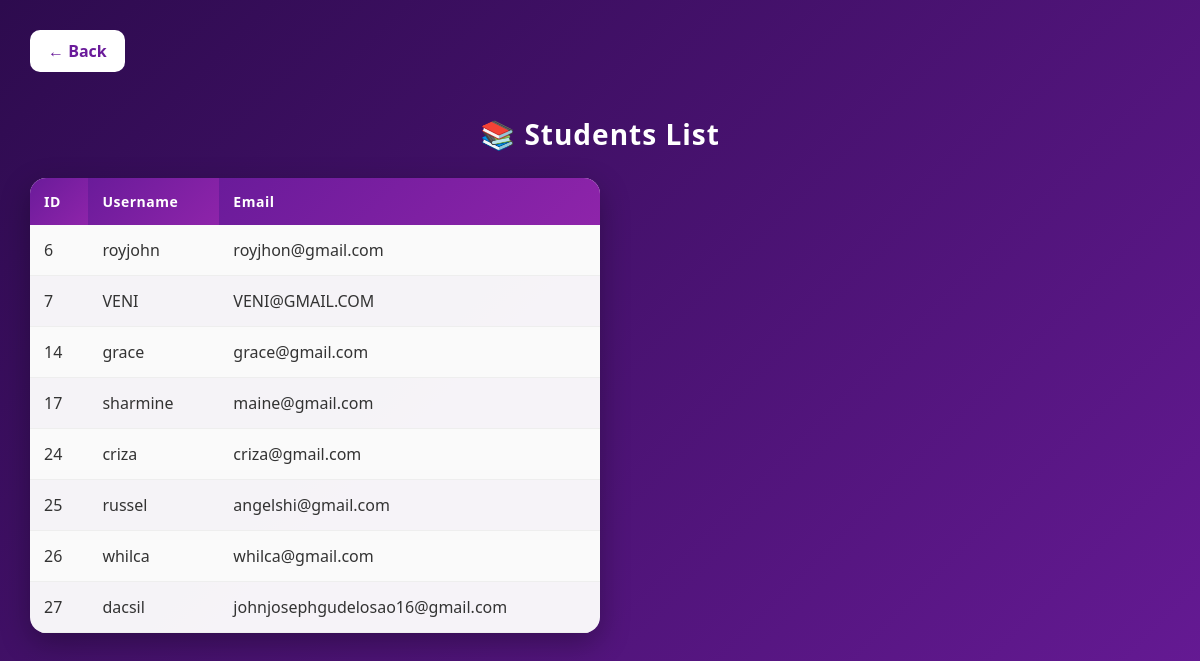
The app's page /librarian/student_name.php (signed in) with its own data.
### tables this page shows
CREATE TABLE `users` (
  `id` int(11) NOT NULL,
  `username` varchar(50) DEFAULT NULL,
  `email` varchar(100) NOT NULL,
  `password` varchar(50) DEFAULT NULL,
  `role` varchar(50) NOT NULL DEFAULT 'user',
  `gender` enum('male','female','other') DEFAULT NULL,
  `roles` varchar(50) NOT NULL,
  `profile_pic` varchar(255) DEFAULT 'default.png'
);

### librarian/student_name.php (the view, shortened to what this page needs)
<?php
include("../db.php");
$result = $conn->query("SELECT id, username, email FROM users WHERE role='student'");
?>
<!DOCTYPE html>
<html lang="en">
<head>
</head>
<body>
<a class="back" href="librarian_dashboard.php">← Back</a>
<h2>📚 Students List</h2>
<table>
<tr>
    <th>ID</th>
    <th>Username</th>
    <th>Email</th>
</tr>
<?php
if($result->num_rows > 0){
    while($row = $result->fetch_assoc()){
        echo "<tr>
                <td>".$row['id']."</td>
                <td>".$row['username']."</td>
                <td>".$row['email']."</td>
              </tr>";
    }
} else {
    echo "<tr><td colspan='3'>No students found</td></tr>";
}
?>
</table>
</body>
</html>

### librarian/student_name.php (style rules this page uses)
body { font-family: 'Segoe UI', sans-serif; margin: 0; padding: 30px; min-height: 100vh; background: linear-gradient(135deg, #2d0b4e, #6a1b9a); color: white; }
h2 { text-align: center; font-size: 28px; margin-bottom: 25px; letter-spacing: 1px; }
.back { display: inline-block; margin-bottom: 20px; padding: 10px 18px; background: white; color: #6a1b9a; text-decoration: none; border-radius: 10px; font-weight: 600; transition: 0.3s; }
table { width: 50%; border-collapse: separate; border-spacing: 0; background: rgba(255,255,255,0.95); color: #333; border-radius: 16px; overflow: hidden; box-shadow: 0 10px 30px rgba(0,0,0,0.3); }
th { background: linear-gradient(135deg, #6a1b9a, #8e24aa); color: white; padding: 14px; text-align: left; font-size: 14px; letter-spacing: 0.5px; }
td { padding: 14px; border-bottom: 1px solid #eee; }
tr { transition: 0.2s ease; }
tr:nth-child(even) { background: #fafafa; }

### records on screen
users: id "6", username "royjohn", email "royjhon@gmail.com"
users: id "7", username "VENI", email "VENI@GMAIL.COM"
users: id "14", username "grace", email "grace@gmail.com"
users: id "17", username "sharmine", email "maine@gmail.com"
users: id "24", username "criza", email "criza@gmail.com"
users: id "25", username "russel", email "angelshi@gmail.com"
users: id "26", username "whilca", email "whilca@gmail.com"
users: id "27", username "dacsil", email "johnjosephgudelosao16@gmail.com"
